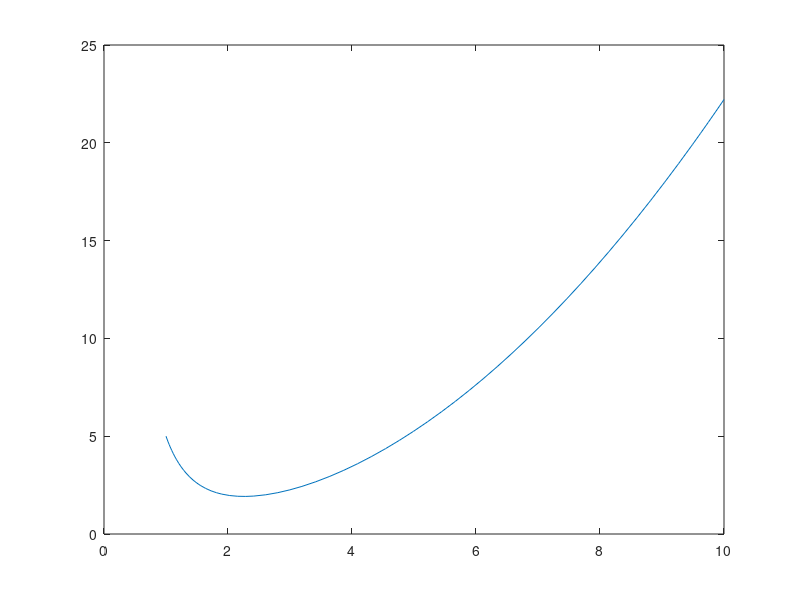

This chart was generated by the following MATLAB code:
% ode45 solution to ty' + 2y = t^2 - t + 1, if y(1) = 0.5
% First need to rewrite in y' = form on paper
%        y' = (1/t)(-2y + t^2 - t + 1) 
close all;
tspan = [1, 10];  
y0 = 5;
% defined the DE in a separate line to make it easier to read and fix
DE = @(t, y) (1/t)*(-2*y + t.^2 - t + 1);
[t, y] = ode45(DE, tspan, y0);  % have MATLAB solve the DE
plot(t, y);
